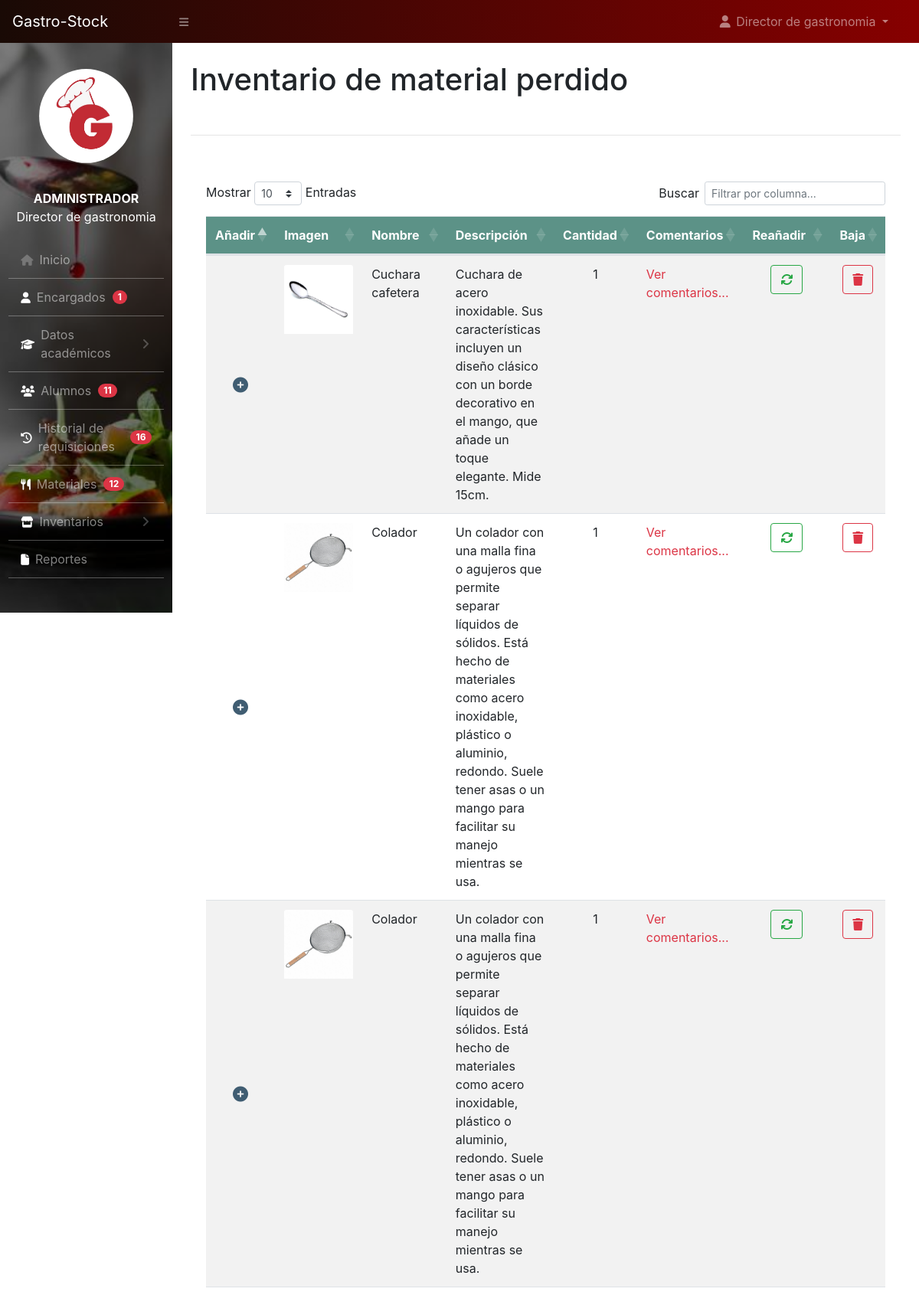
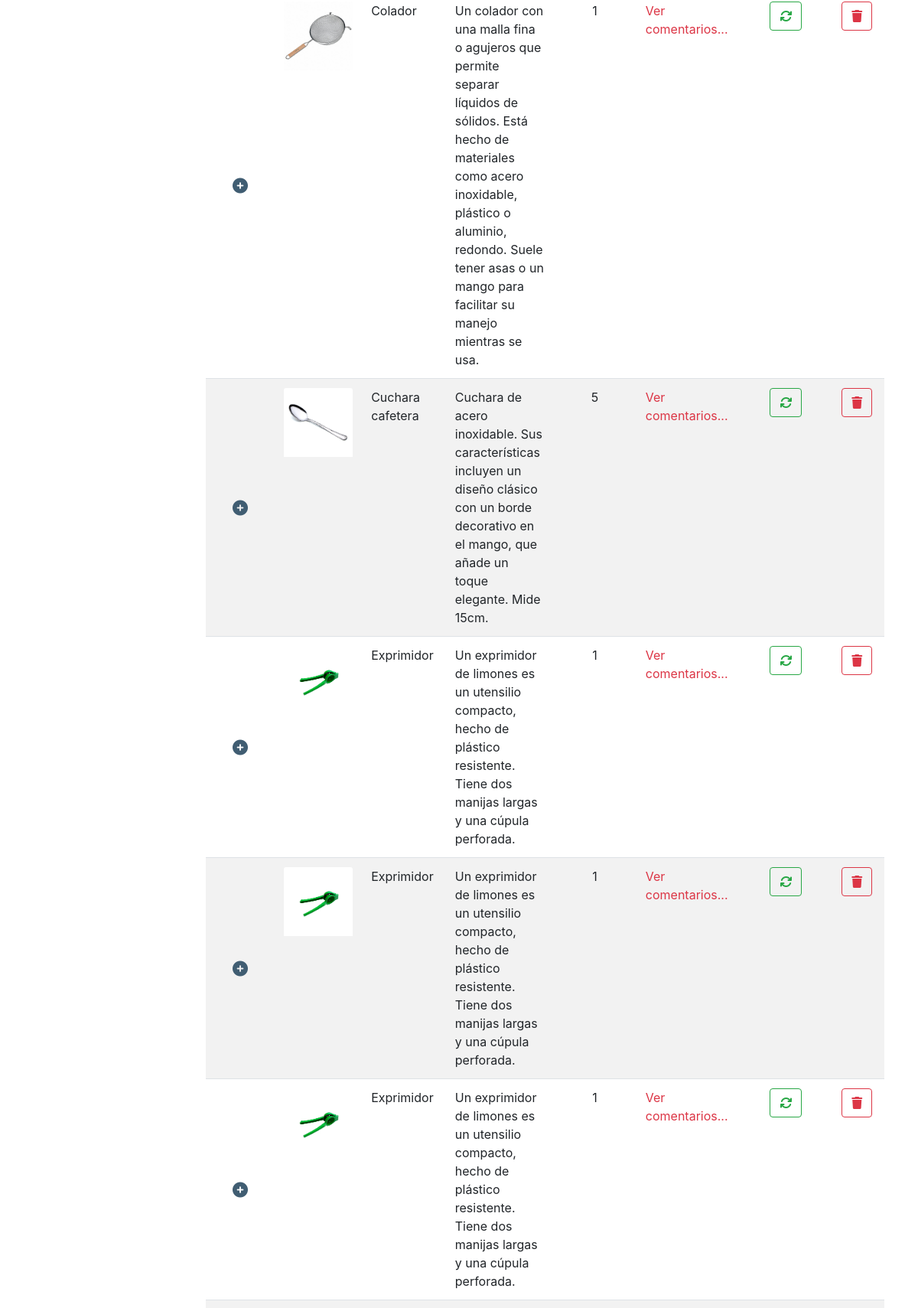
Screenshot of /administrador/inv_perdido.php (signed in, upper part) with the database file from the repository (2 pictures, top to bottom).
### tables this page shows
CREATE TABLE `articulos_perdidos` (
  `id` int(12) NOT NULL,
  `articulo_perdido` int(12) NOT NULL,
  `cantidad` int(12) NOT NULL,
  `solicitud` int(11) DEFAULT NULL
);

CREATE TABLE `articulos` (
  `id_articulo` int(11) NOT NULL,
  `nombre` varchar(255) NOT NULL,
  `cantidad` int(11) NOT NULL,
  `descripcion` varchar(500) NOT NULL,
  `imagen` varchar(255) NOT NULL,
  `tipo` enum('donativo','adquirido','donativo / adquirido') NOT NULL,
  `estatus` enum('activo','eliminado') DEFAULT NULL
);

### administrador/inv_perdido.php (the view, shortened to what this page needs)
<?php
    include_once('../conf/config.php');
?>
<!DOCTYPE html>
<html lang="en">
<head>
    <link rel="stylesheet" href="https://cdn.jsdelivr.net/npm/bootstrap@4.6.2/dist/css/bootstrap.min.css">
        <link href="../css/styles.css" rel="stylesheet" />
        <link rel="stylesheet" href="../css/estilo-nav.css">
        <link href="https://cdn.datatables.net/1.10.20/css/dataTables.bootstrap4.min.css" rel="stylesheet" />
        <link rel="stylesheet" href="https://cdnjs.cloudflare.com/ajax/libs/font-awesome/6.5.1/css/all.min.css" />
</head>
<body class="sb-nav-fixed">
    <?php
        include_once("navbar.php");
    ?>
    <div id="layoutSidenav_content">
                <main>
                    <div class="container-fluid">
                        <h1 class="mt-4">Inventario de material perdido</h1>
                        <br>
                        <hr>
                        <br>
                        <div class="card mb-4" style="border: none">
                            <div class="card-body">
                                <div class="table-responsive">
                                    <table class="table table-hover table-striped" id="dataTable" width="100%" cellspacing="0">
                                        <thead style="background-color:#5C9287 ;color: #fff;">
                                            <tr>
                                              <th>Añadir</th>
                                                <th>Imagen</th>
                                                <th>Nombre</th>
                                                <th>Descripción</th>
                                                <th>Cantidad</th>
                                                <th>Comentarios</th>
                                                <th>Reañadir</th>
                                                <th>Baja</th>
                                            </tr>
                                        </thead>
                                        <tbody>
                                            <?php
          $sql = "SELECT articulos.*,articulos.cantidad as cantidad_articulos,articulos_perdidos.cantidad as cantidad_perdida, articulos_perdidos.* FROM articulos INNER JOIN articulos_perdidos ON articulos.id_articulo = articulos_perdidos.articulo_perdido WHERE articulos.estatus = 'activo'";
          $result = $con -> query($sql);
          $i = 1;
          if($result ->num_rows > 0){
            while($row = $result ->fetch_assoc()) { ?>
              <tr>
                <td style="vertical-align:middle;text-align: center;">
  <i id="icono_plus" class="fa-solid fa-circle-plus fa-lg" data-toggle="modal" data-target="#exampleModal3_<?php echo $i ?>"></i>
                  </td>
                  <td>
    <?php
    $ruta1 = "php_action/" . htmlspecialchars($row['imagen']);
    $ruta2 = "../encargado/php_action/" . htmlspecialchars($row['imagen']);
    if (file_exists($ruta1)) {
        $rutaImagen = $ruta1;
    } elseif (file_exists($ruta2)) {
        $rutaImagen = $ruta2;
    }
    ?>
    <img src="<?php echo htmlspecialchars($rutaImagen); ?>" class="card-img-top" alt="Imagen" style="width: 90px; height: 90px; margin: auto;">
</td>
                  <td><?php echo ucfirst($row['nombre'])?></td>
                  <td><?php echo ucfirst($row['descripcion'])?></td>
                   <td class="text-center"><?php echo $row['cantidad_perdida'] ?></td>
                   <td>
                    <a href=# class="text-danger" data-toggle="modal" data-target="#modal2_<?php echo $i?>">
                        Ver comentarios...</a>
                                                </td>
<td>
  <div class="container-fluid text-center">
                    <button type="button" class="btn btn-outline-success" data-toggle="modal" data-target="#exampleModal4_<?php echo $i ?>">
  <i class="fa-solid fa-arrows-rotate"></i>
</button></div>
                  </td>
                  <td class="text-center">
                    <button type="button" class="btn btn-outline-danger" data-toggle="modal" data-target="#exampleModal1_<?php echo $i ?>">
  <i class="fa-solid fa-trash"></i>
</button>
                  </td>
              </tr>
             <?php  $i++;
            }
          } else{
            echo "<tr> <td colspan='8'> <center>No existen materiales perdidos</center></td></tr>";
          }
        ?>
                    </tbody>
                  </table>
                </div>
              </div>
            </div>
          </div>
          <br>
          <br>
          <br>
        </main>
        <?php include_once('footer.php'); ?>
</body>
</html>

### administrador/inv_perdido.php (style rules this page uses)
#icono_plus { color: #405D72; cursor: pointer; }

### rows the page displays
articulos_perdidos: articulo_perdido.imagen (picture), articulo_perdido.nombre "Cuchara cafetera", articulo_perdido.descripcion "Cuchara de acero inoxidable. Sus características incluyen un diseño clásico con un borde decorativo en el mango, que añade un toque elegante. Mide 15cm.", cantidad "1"
articulos_perdidos: articulo_perdido.imagen (picture), articulo_perdido.nombre "Colador", articulo_perdido.descripcion "Un colador con una malla fina o agujeros que permite separar líquidos de sólidos. Está hecho de materiales como acero inoxidable, plástico o aluminio, redondo. Suele tener asas o un mango para facilitar su manejo mientras se usa.", cantidad "1"
articulos_perdidos: articulo_perdido.imagen (picture), articulo_perdido.nombre "Colador", articulo_perdido.descripcion "Un colador con una malla fina o agujeros que permite separar líquidos de sólidos. Está hecho de materiales como acero inoxidable, plástico o aluminio, redondo. Suele tener asas o un mango para facilitar su manejo mientras se usa.", cantidad "1"
articulos_perdidos: articulo_perdido.imagen (picture), articulo_perdido.nombre "Colador", articulo_perdido.descripcion "Un colador con una malla fina o agujeros que permite separar líquidos de sólidos. Está hecho de materiales como acero inoxidable, plástico o aluminio, redondo. Suele tener asas o un mango para facilitar su manejo mientras se usa.", cantidad "1"
articulos_perdidos: articulo_perdido.imagen (picture), articulo_perdido.nombre "Cuchara cafetera", articulo_perdido.descripcion "Cuchara de acero inoxidable. Sus características incluyen un diseño clásico con un borde decorativo en el mango, que añade un toque elegante. Mide 15cm.", cantidad "5"
articulos_perdidos: articulo_perdido.imagen (picture), articulo_perdido.nombre "Exprimidor", articulo_perdido.descripcion "Un exprimidor de limones es un utensilio compacto, hecho de plástico resistente. Tiene dos manijas largas y una cúpula perforada.", cantidad "1"
articulos_perdidos: articulo_perdido.imagen (picture), articulo_perdido.nombre "Exprimidor", articulo_perdido.descripcion "Un exprimidor de limones es un utensilio compacto, hecho de plástico resistente. Tiene dos manijas largas y una cúpula perforada.", cantidad "1"
articulos_perdidos: articulo_perdido.imagen (picture), articulo_perdido.nombre "Exprimidor", articulo_perdido.descripcion "Un exprimidor de limones es un utensilio compacto, hecho de plástico resistente. Tiene dos manijas largas y una cúpula perforada.", cantidad "1"

### other values shown
$nombre "Director de gastronomia"
$tipo_usuario "ADMINISTRADOR"
$row['total'] "1"
$row['total'] "11"
$row['total'] "16"
$row['total'] "12"
